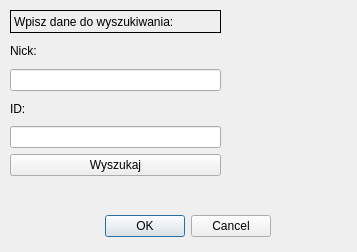
<?xml version="1.0" encoding="UTF-8"?>
<ui version="4.0">
 <class>Wyszukiwarka</class>
 <widget class="QDialog" name="Wyszukiwarka">
  <property name="geometry">
   <rect>
    <x>0</x>
    <y>0</y>
    <width>357</width>
    <height>252</height>
   </rect>
  </property>
  <property name="windowTitle">
   <string>Wyszukiwarka znajomych</string>
  </property>
  <widget class="QDialogButtonBox" name="buttonBox">
   <property name="geometry">
    <rect>
     <x>-70</x>
     <y>210</y>
     <width>341</width>
     <height>32</height>
    </rect>
   </property>
   <property name="orientation">
    <enum>Qt::Horizontal</enum>
   </property>
   <property name="standardButtons">
    <set>QDialogButtonBox::Cancel|QDialogButtonBox::Ok</set>
   </property>
  </widget>
  <widget class="QWidget" name="verticalLayoutWidget">
   <property name="geometry">
    <rect>
     <x>10</x>
     <y>10</y>
     <width>211</width>
     <height>166</height>
    </rect>
   </property>
   <layout class="QVBoxLayout" name="verticalLayout">
    <item>
     <widget class="QLabel" name="label_3">
      <property name="layoutDirection">
       <enum>Qt::LeftToRight</enum>
      </property>
      <property name="frameShape">
       <enum>QFrame::Box</enum>
      </property>
      <property name="text">
       <string>Wpisz dane do wyszukiwania:</string>
      </property>
      <property name="textFormat">
       <enum>Qt::AutoText</enum>
      </property>
     </widget>
    </item>
    <item>
     <widget class="QLabel" name="label">
      <property name="text">
       <string>Nick:</string>
      </property>
     </widget>
    </item>
    <item>
     <widget class="QLineEdit" name="lineEdit_2"/>
    </item>
    <item>
     <widget class="QLabel" name="label_2">
      <property name="text">
       <string>ID:</string>
      </property>
     </widget>
    </item>
    <item>
     <widget class="QLineEdit" name="lineEdit"/>
    </item>
    <item>
     <widget class="QPushButton" name="pushButton">
      <property name="text">
       <string>Wyszukaj</string>
      </property>
     </widget>
    </item>
   </layout>
  </widget>
 </widget>
 <resources/>
 <connections>
  <connection>
   <sender>buttonBox</sender>
   <signal>accepted()</signal>
   <receiver>Wyszukiwarka</receiver>
   <slot>accept()</slot>
   <hints>
    <hint type="sourcelabel">
     <x>248</x>
     <y>254</y>
    </hint>
    <hint type="destinationlabel">
     <x>157</x>
     <y>274</y>
    </hint>
   </hints>
  </connection>
  <connection>
   <sender>buttonBox</sender>
   <signal>rejected()</signal>
   <receiver>Wyszukiwarka</receiver>
   <slot>reject()</slot>
   <hints>
    <hint type="sourcelabel">
     <x>316</x>
     <y>260</y>
    </hint>
    <hint type="destinationlabel">
     <x>286</x>
     <y>274</y>
    </hint>
   </hints>
  </connection>
 </connections>
</ui>
